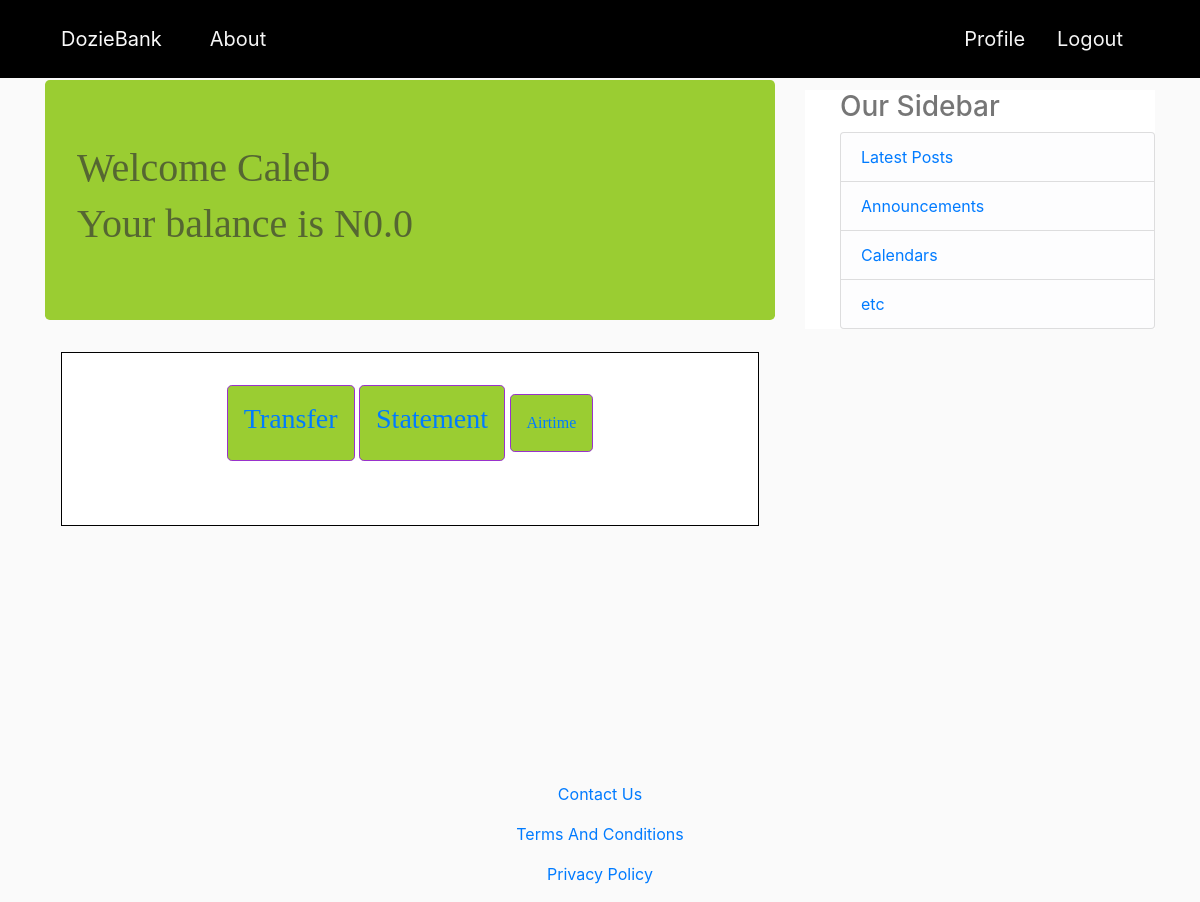
/profile (signed in), run on an earlier commit of the app's database.
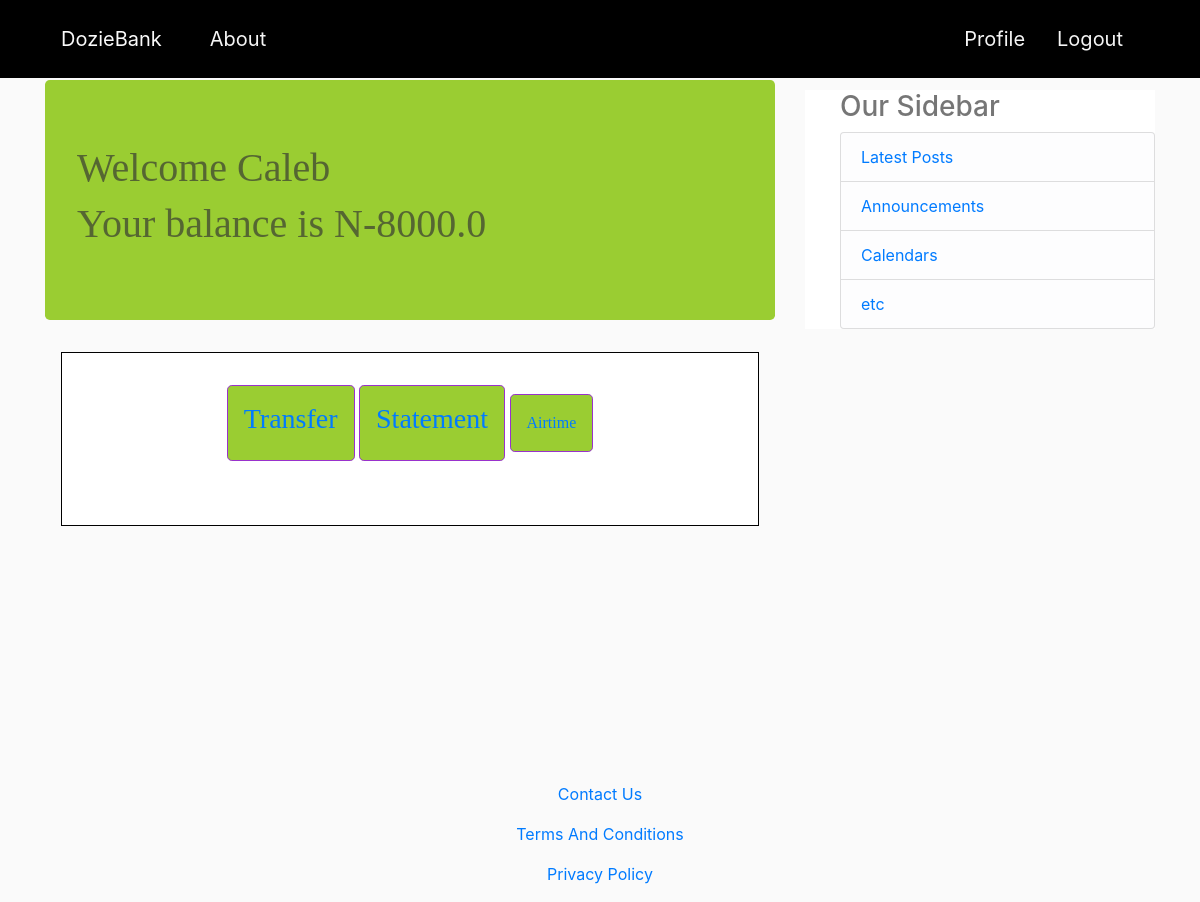
And on a later commit of the database.
### customers/models.py (models this page shows)
class Customer(AbstractBaseUser, PermissionsMixin):
    email = models.EmailField(unique=True, max_length=200)
    first_name = models.CharField(max_length=100)
    last_name = models.CharField(max_length=100)
    phonenumber = models.CharField(unique=True, max_length=100)
    account_number = models.CharField(max_length=20)
    account_balance = models.FloatField(default=0)
    is_staff = models.BooleanField(default=True)
    is_active = models.BooleanField(default=True)
    is_superuser = models.BooleanField(default=True)
    objects = CustomerManager()
    USERNAME_FIELD = 'email'
    REQUIRED_FIELDS = ['first_name', 'last_name', 'phonenumber']
    class Meta:
        verbose_name = 'Customer'
        verbose_name_plural = 'Customers'

### customers/views.py (the view)
# urls.py: path('profile', customer_views.profile, name='customers_profile'),
@login_required
def profile(request):
    return render(request, 'customers/profile.html')

### customers/templates/customers/profile.html
{% extends 'bankapp/base.html' %}
{% block content %}
    <div class="jumbotron">
        <div class="welcome">
            <h1 class="welcome-text">Welcome {{user.first_name}}</h1>
        </div>
        <div class="account-balance">
            <h1 class="account-balance-text">Your balance is N{{ user.account_balance }}</h1>
        </div>
    </div>
    <div class="trans-type">
        <div id="Transfer" class="jumbotron transaction">
            <a href="{% url 'make_transfer_request' %}" class="transfer"><h3>Transfer</a>
        </div>
        <div id="CheckBalance" class="jumbotron transaction">
            <a href="{% url 'statement' %}"><h3>Statement</h3></a>
        </div>
        <div id="Airtime" class="jumbotron transaction">
            <a href="#" class="airtime-purchase">Airtime</a>
        </div>
    </div>
{% endblock content %}

What changed in the data, as far as the page shows it:
changed Customer "Caleb": account_balance "0.0" → "-8000.0"
